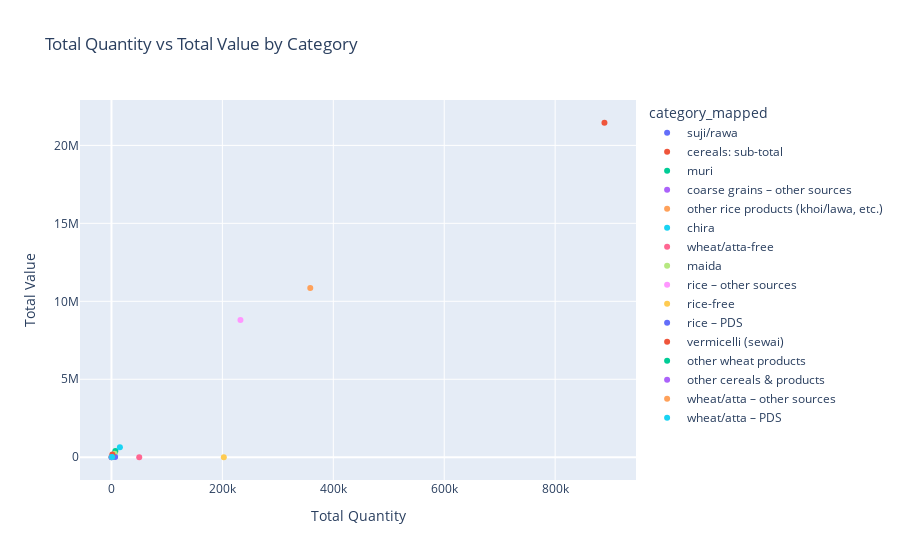

This figure's notebook cell:
### Code cell
fig = px.scatter(
    cat_df,
    x="total_qty",
    y="total_value",
    color="category_mapped",
    title="Total Quantity vs Total Value by Category",
    labels={
        "total_qty": "Total Quantity",
        "total_value": "Total Value"
    }
)

fig.show()

### Figure 1 — Plotly figure (JSON) as saved in the notebook; plotly's stock layout.template omitted (floating-point values rounded to 4 significant figures)
{"data": [{"hovertemplate": "category_mapped=suji/rawa<br>Total Quantity=%{x}<br>Total Value=%{y}<extra></extra>", "legendgroup": "suji/rawa", "marker": {"color": "#636efa", "symbol": "circle"}, "mode": "markers", "name": "suji/rawa", "orientation": "v", "showlegend": true, "type": "scatter", "x": [5295.0], "xaxis": "x", "y": [235353], "yaxis": "y"}, {"hovertemplate": "category_mapped=cereals: sub-total<br>Total Quantity=%{x}<br>Total Value=%{y}<extra></extra>", "legendgroup": "cereals: sub-total", "marker": {"color": "#EF553B", "symbol": "circle"}, "mode": "markers", "name": "cereals: sub-total", "orientation": "v", "showlegend": true, "type": "scatter", "x": [888900.0], "xaxis": "x", "y": [21450998], "yaxis": "y"}, {"hovertemplate": "category_mapped=muri<br>Total Quantity=%{x}<br>Total Value=%{y}<extra></extra>", "legendgroup": "muri", "marker": {"color": "#00cc96", "symbol": "circle"}, "mode": "markers", "name": "muri", "orientation": "v", "showlegend": true, "type": "scatter", "x": [7026.0], "xaxis": "x", "y": [401067], "yaxis": "y"}, {"hovertemplate": "category_mapped=coarse grains – other sources<br>Total Quantity=%{x}<br>Total Value=%{y}<extra></extra>", "legendgroup": "coarse grains – other sources", "marker": {"color": "#ab63fa", "symbol": "circle"}, "mode": "markers", "name": "coarse grains – other sources", "orientation": "v", "showlegend": true, "type": "scatter", "x": [2027.0], "xaxis": "x", "y": [49226], "yaxis": "y"}, {"hovertemplate": "category_mapped=other rice products (khoi/lawa, etc.)<br>Total Quantity=%{x}<br>Total Value=%{y}<extra></extra>", "legendgroup": "other rice products (khoi/lawa, etc.)", "marker": {"color": "#FFA15A", "symbol": "circle"}, "mode": "markers", "name": "other rice products (khoi/lawa, etc.)", "orientation": "v", "showlegend": true, "type": "scatter", "x": [284.4], "xaxis": "x", "y": [11424], "yaxis": "y"}, {"hovertemplate": "category_mapped=chira<br>Total Quantity=%{x}<br>Total Value=%{y}<extra></extra>", "legendgroup": "chira", "marker": {"color": "#19d3f3", "symbol": "circle"}, "mode": "markers", "name": "chira", "orientation": "v", "showlegend": true, "type": "scatter", "x": [15220.0], "xaxis": "x", "y": [646936], "yaxis": "y"}, {"hovertemplate": "category_mapped=wheat/atta-free<br>Total Quantity=%{x}<br>Total Value=%{y}<extra></extra>", "legendgroup": "wheat/atta-free", "marker": {"color": "#FF6692", "symbol": "circle"}, "mode": "markers", "name": "wheat/atta-free", "orientation": "v", "showlegend": true, "type": "scatter", "x": [50070.0], "xaxis": "x", "y": [0], "yaxis": "y"}, {"hovertemplate": "category_mapped=maida<br>Total Quantity=%{x}<br>Total Value=%{y}<extra></extra>", "legendgroup": "maida", "marker": {"color": "#B6E880", "symbol": "circle"}, "mode": "markers", "name": "maida", "orientation": "v", "showlegend": true, "type": "scatter", "x": [5663.0], "xaxis": "x", "y": [224121], "yaxis": "y"}, {"hovertemplate": "category_mapped=rice – other sources<br>Total Quantity=%{x}<br>Total Value=%{y}<extra></extra>", "legendgroup": "rice – other sources", "marker": {"color": "#FF97FF", "symbol": "circle"}, "mode": "markers", "name": "rice – other sources", "orientation": "v", "showlegend": true, "type": "scatter", "x": [232600.0], "xaxis": "x", "y": [8807133], "yaxis": "y"}, {"hovertemplate": "category_mapped=rice-free<br>Total Quantity=%{x}<br>Total Value=%{y}<extra></extra>", "legendgroup": "rice-free", "marker": {"color": "#FECB52", "symbol": "circle"}, "mode": "markers", "name": "rice-free", "orientation": "v", "showlegend": true, "type": "scatter", "x": [202600.0], "xaxis": "x", "y": [0], "yaxis": "y"}, {"hovertemplate": "category_mapped=rice – PDS<br>Total Quantity=%{x}<br>Total Value=%{y}<extra></extra>", "legendgroup": "rice – PDS", "marker": {"color": "#636efa", "symbol": "circle"}, "mode": "markers", "name": "rice – PDS", "orientation": "v", "showlegend": true, "type": "scatter", "x": [6656.0], "xaxis": "x", "y": [23457], "yaxis": "y"}, {"hovertemplate": "category_mapped=vermicelli (sewai)<br>Total Quantity=%{x}<br>Total Value=%{y}<extra></extra>", "legendgroup": "vermicelli (sewai)", "marker": {"color": "#EF553B", "symbol": "circle"}, "mode": "markers", "name": "vermicelli (sewai)", "orientation": "v", "showlegend": true, "type": "scatter", "x": [1629.0], "xaxis": "x", "y": [177745], "yaxis": "y"}, {"hovertemplate": "category_mapped=other wheat products<br>Total Quantity=%{x}<br>Total Value=%{y}<extra></extra>", "legendgroup": "other wheat products", "marker": {"color": "#00cc96", "symbol": "circle"}, "mode": "markers", "name": "other wheat products", "orientation": "v", "showlegend": true, "type": "scatter", "x": [156.4], "xaxis": "x", "y": [5415], "yaxis": "y"}, {"hovertemplate": "category_mapped=other cereals & products<br>Total Quantity=%{x}<br>Total Value=%{y}<extra></extra>", "legendgroup": "other cereals & products", "marker": {"color": "#ab63fa", "symbol": "circle"}, "mode": "markers", "name": "other cereals & products", "orientation": "v", "showlegend": true, "type": "scatter", "x": [165.6], "xaxis": "x", "y": [7181], "yaxis": "y"}, {"hovertemplate": "category_mapped=wheat/atta – other sources<br>Total Quantity=%{x}<br>Total Value=%{y}<extra></extra>", "legendgroup": "wheat/atta – other sources", "marker": {"color": "#FFA15A", "symbol": "circle"}, "mode": "markers", "name": "wheat/atta – other sources", "orientation": "v", "showlegend": true, "type": "scatter", "x": [358500.0], "xaxis": "x", "y": [10850360], "yaxis": "y"}, {"hovertemplate": "category_mapped=wheat/atta – PDS<br>Total Quantity=%{x}<br>Total Value=%{y}<extra></extra>", "legendgroup": "wheat/atta – PDS", "marker": {"color": "#19d3f3", "symbol": "circle"}, "mode": "markers", "name": "wheat/atta – PDS", "orientation": "v", "showlegend": true, "type": "scatter", "x": [1089.0], "xaxis": "x", "y": [11580], "yaxis": "y"}], "layout": {"legend": {"title": {"text": "category_mapped"}, "tracegroupgap": 0}, "title": {"text": "Total Quantity vs Total Value by Category"}, "xaxis": {"anchor": "y", "domain": [0, 1], "title": {"text": "Total Quantity"}}, "yaxis": {"anchor": "x", "domain": [0, 1], "title": {"text": "Total Value"}}}}
